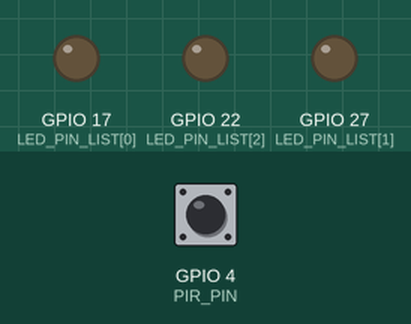
This program was run on a simulated Raspberry Pi (BCM pin numbers). Parts: output pins drawn as LEDs (lit = HIGH). Dashed ring = blinking. The test bench sets the inputs (shaded band); at power-on: GPIO 4 (PIR_PIN) LOW.

Above: at 1.2 s.
1.3 s: GPIO 4 (PIR_PIN) driven HIGH
At 1.8 s:
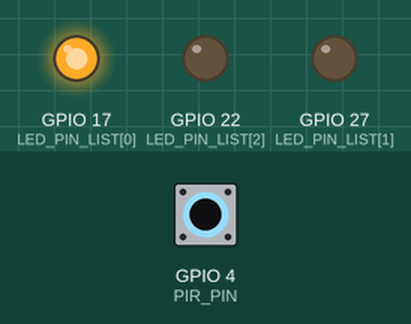
2.8 s: GPIO 4 (PIR_PIN) pulsed LOW 5 times (0.12 s each, 0.3 s apart)
At 3.07 s:
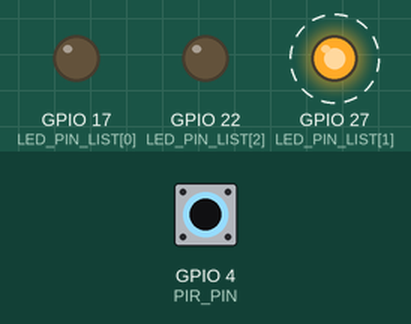
At 4.8 s:
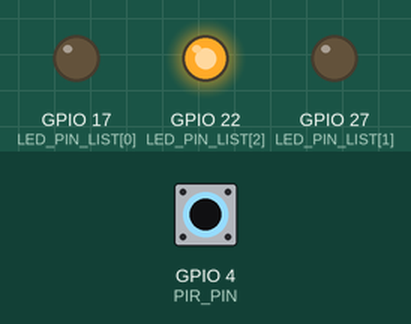
Timing chart, 0 to 6.3 s (numbered marks = the images above; inputs shaded):
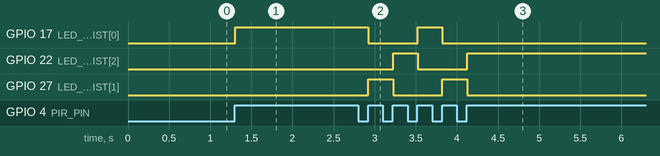

Measured:
- after the input at 1.3 s, GPIO 17 (LED_PIN_LIST[0]): LOW → HIGH at once
- after the input at 2.8 s, GPIO 17 (LED_PIN_LIST[0]): HIGH → LOW after 0.12 s, → HIGH 0.60 s later, → LOW 0.30 s later; GPIO 22 (LED_PIN_LIST[2]): LOW → HIGH after 0.42 s, → LOW 0.30 s later, → HIGH 0.60 s later; GPIO 27 (LED_PIN_LIST[1]): alternates HIGH for 0.30 s and LOW for 0.60 s, 4 changes in all, then stays LOW, starting after 0.12 s

The program:

one_list_of_LEDs_and_one_PIR_sensor.py
```python
import RPi.GPIO as GPIO
import time

LED_PIN_LIST = [17, 27, 22]
PIR_PIN = 4


def power_on_selected_led_only(selected_led_pin):
    if selected_led_pin not in LED_PIN_LIST:
        return
    for pin in LED_PIN_LIST:
        if pin == selected_led_pin:
            GPIO.output(pin, GPIO.HIGH)
        else:
            GPIO.output(pin, GPIO.LOW)


GPIO.setmode(GPIO.BCM)
for pin in LED_PIN_LIST:
    GPIO.setup(pin, GPIO.OUT)
GPIO.setup(PIR_PIN, GPIO.IN, pull_up_down=GPIO.PUD_DOWN)

for pin in LED_PIN_LIST:
    GPIO.output(pin, GPIO.LOW)

# here, this PIR sensor has replaced the button as control this LED
previous_pir_state = GPIO.input(PIR_PIN)
led_index = 0

# avoid the warning message when executing this program again
try:
    while True:
        time.sleep(0.01)
        # here, this PIR sensor has replaced the button as control this LED
        pir_state = GPIO.input(PIR_PIN)
        if pir_state != previous_pir_state:
            previous_pir_state = pir_state
            if pir_state == GPIO.HIGH:
                power_on_selected_led_only(LED_PIN_LIST[led_index])
                led_index += 1
                if led_index >= len(LED_PIN_LIST):
                    led_index = 0
except KeyboardInterrupt:
    # print("cleaning up GPIOs")
    pass

GPIO.cleanup()
```
